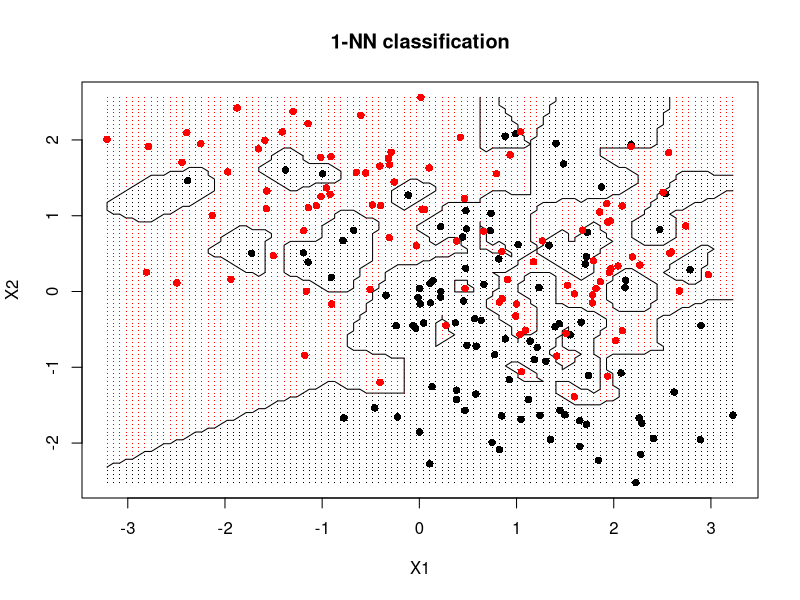
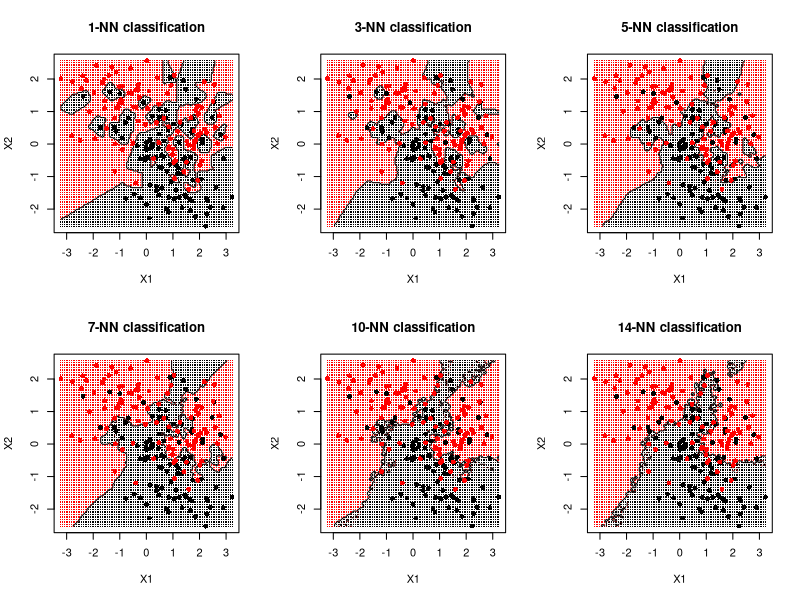

Here is the R script that generated these plots, in order: (Note: this script raises an error after producing the figures.)
## ---- chunk 1
library(class)
library(MASS)
## ---- chunk 2
# this fn selects uniformly at random n gaussians (whose centers are given by input M) 
# and then samples from the selected gaussians one sample for each selected center
generate <- function (M, n=100, Sigma=diag(2)*sqrt(1/4)) 
{
  z <- sample(1:nrow(M), n, replace=TRUE)
  t(apply(M[z,], 1, function(mu) mvrnorm(1, mu, Sigma)))
}

# generate 10 means in two dimensions
M0 <- mvrnorm(10, c(1,0), diag(2))

# generate data out of M0 (class 0)
x0 <- generate(M0)

# repeat with M1 (class 1)
M1 <- mvrnorm(10, c(0,1), diag(2))
x1 <- generate(M1)

# Bind them together (by rows)
train <- rbind(x0, x1)
(N <- dim(train)[1])

# generate class labels in {0,1}
t <- c(rep(0,100), rep(1,100))
## ---- chunk 3
grid.size <- 100
XLIM <- range(train[,1])
grid.x <- seq(XLIM[1], XLIM[2], len=grid.size)

YLIM <- range(train[,2])
grid.y <- seq(YLIM[1], YLIM[2], len=grid.size)

test <- expand.grid(grid.x,grid.y)
dim(test)
## ---- chunk 4
nicecolors <- c('black','red')

visualize.1NN <- function ()
{
  par(mfrow=c(1,1))

  predicted <- knn(train, test, t, k=1)

  # These are the predictions
  plot(train, xlab="X1", ylab="X2", xlim=XLIM, ylim=YLIM, type="n")
  points(test, col=nicecolors[as.numeric(predicted)], pch=".")
  contour(grid.x, grid.y, matrix(as.numeric(predicted),grid.size,grid.size), 
          levels=c(1,2), add=TRUE, drawlabels=FALSE)

  # Add training points, for reference
  points(train, col=nicecolors[t+1], pch=16)
  title("1-NN classification")
}
  
visualize.1NN ()
## ---- chunk 5
par(mfrow=c(2,3))

for (myk in c(1,3,5,7,10,round(sqrt(N))))
{
  predicted <- knn(train, test, t, k=myk)
    
  plot(train, xlab="X1", ylab="X2", xlim=XLIM, ylim=YLIM, type="n")
  points(test, col=nicecolors[as.numeric(predicted)], pch=".")
  contour(grid.x, grid.y, matrix(as.numeric(predicted),grid.size,grid.size), 
          levels=c(1,2), add=TRUE, drawlabels=FALSE)
  
  # add training points, for reference
  points(train, col=nicecolors[t+1], pch=16)
  title(paste(myk,"-NN classification",sep=""))
}
## ---- chunk 6
data(wine, package="bootcluster") 
dim(wine)
colnames(wine) <- c('Wine.type','Alcohol','Malic.acid','Ash','Alcalinity.of.ash','Magnesium','Total.phenols','Flavanoids','Nonflavanoid.phenols','Proanthocyanins','Color.intensity','Hue','OD280.OD315','Proline')
wine$Wine.type <- factor(wine$Wine.type, labels=c("Cultivar.1","Cultivar.2","Cultivar.3"))

wine.data <- subset (wine, select = -Wine.type)
## ---- chunk 7
knn.preds <- rep(NA, nrow(wine.data))

for (i in 1:nrow(wine.data))
{
  knn.preds[i] <- knn (wine.data[-i,], wine.data[i,], wine$Wine.type[-i], k = 3) 
}

(tab <- table(Truth=wine$Wine.type, Preds=knn.preds))
1 - sum(tab[row(tab)==col(tab)])/sum(tab)
## ---- chunk 8
myknn.cv <- knn.cv (wine.data, wine$Wine.type, k = 3)
(tab <- table(Truth=wine$Wine.type, Preds=myknn.cv))
1 - sum(tab[row(tab)==col(tab)])/sum(tab)
## ---- chunk 9
set.seed (6046)
## ---- chunk 10
N <- nrow(wine)
neighbours <- 1:sqrt(N)

loop.k <- function (mydata, mytargets, myneighbours)
{
  errors <- matrix (nrow=length(myneighbours), ncol=2)
  colnames(errors) <- c("k","LOOCV error")

  for (k in myneighbours)
  {
    myknn.cv <- knn.cv (mydata, mytargets, k = myneighbours[k])
  
    # fill in number of neighbours and LOOCV error
    errors[k, "k"] <- myneighbours[k]
  
    tab <- table(Truth=mytargets, Preds=myknn.cv)
    errors[k, "LOOCV error"] <- 1 - sum(tab[row(tab)==col(tab)])/sum(tab)
  }
  errors
}
## ---- chunk 11
par(mfrow=c(1,1))

plot(loop.k (wine.data, wine$Wine.type, neighbours), type="l", xaxt = "n")
axis(1, neighbours)
## ---- chunk 12
plot(loop.k (scale(wine.data), wine$Wine.type, neighbours), type="l", xaxt = "n")
axis(1, neighbours)
## ---- chunk 13
lda.model <- lda (Wine.type ~ ., data = wine)
loadings <- as.matrix(wine.data) %*% as.matrix(lda.model$scaling)
## ---- chunk 14
set.seed (6046)
plot(loop.k (loadings, wine$Wine.type, neighbours), type="l", xaxt = "n")
axis(1, neighbours)
